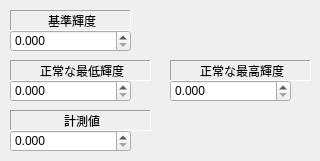
     <widget class="QWidget" name="R">
      <attribute name="title">
       <string>R</string>
      </attribute>
      <widget class="QDoubleSpinBox" name="doubleSpinBoxValueLightWholeR">
       <property name="geometry">
        <rect>
         <x>10</x>
         <y>130</y>
         <width>121</width>
         <height>22</height>
        </rect>
       </property>
       <property name="decimals">
        <number>3</number>
       </property>
       <property name="maximum">
        <double>1000.999000000000024</double>
       </property>
      </widget>
      <widget class="QLabel" name="label_7">
       <property name="geometry">
        <rect>
         <x>10</x>
         <y>10</y>
         <width>121</width>
         <height>21</height>
        </rect>
       </property>
       <property name="frameShape">
        <enum>QFrame::Panel</enum>
       </property>
       <property name="frameShadow">
        <enum>QFrame::Sunken</enum>
       </property>
       <property name="text">
        <string>基準輝度</string>
       </property>
       <property name="alignment">
        <set>Qt::AlignCenter|Qt::AlignHCenter|Qt::AlignLeading|Qt::AlignLeft|Qt::AlignVCenter</set>
       </property>
      </widget>
      <widget class="QDoubleSpinBox" name="doubleSpinBoxLowLightWholeR">
       <property name="geometry">
        <rect>
         <x>10</x>
         <y>80</y>
         <width>121</width>
         <height>22</height>
        </rect>
       </property>
       <property name="decimals">
        <number>3</number>
       </property>
       <property name="maximum">
        <double>1000.999000000000024</double>
       </property>
      </widget>
      <widget class="QLabel" name="label_10">
       <property name="geometry">
        <rect>
         <x>10</x>
         <y>60</y>
         <width>141</width>
         <height>21</height>
        </rect>
       </property>
       <property name="frameShape">
        <enum>QFrame::Panel</enum>
       </property>
       <property name="frameShadow">
        <enum>QFrame::Sunken</enum>
       </property>
       <property name="text">
        <string>正常な最低輝度</string>
       </property>
       <property name="alignment">
        <set>Qt::AlignCenter|Qt::AlignHCenter|Qt::AlignLeading|Qt::AlignLeft|Qt::AlignVCenter</set>
       </property>
      </widget>
      <widget class="QDoubleSpinBox" name="doubleSpinBoxRegLightWholeR">
       <property name="geometry">
        <rect>
         <x>10</x>
         <y>30</y>
         <width>121</width>
         <height>22</height>
        </rect>
       </property>
       <property name="decimals">
        <number>3</number>
       </property>
       <property name="maximum">
        <double>1000.999000000000024</double>
       </property>
      </widget>
      <widget class="QLabel" name="label_9">
       <property name="geometry">
        <rect>
         <x>10</x>
         <y>110</y>
         <width>141</width>
         <height>21</height>
        </rect>
       </property>
       <property name="frameShape">
        <enum>QFrame::Panel</enum>
       </property>
       <property name="frameShadow">
        <enum>QFrame::Sunken</enum>
       </property>
       <property name="text">
        <string>計測値</string>
       </property>
       <property name="alignment">
        <set>Qt::AlignCenter|Qt::AlignHCenter|Qt::AlignLeading|Qt::AlignLeft|Qt::AlignVCenter</set>
       </property>
      </widget>
      <widget class="QDoubleSpinBox" name="doubleSpinBoxHighLightWholeR">
       <property name="geometry">
        <rect>
         <x>170</x>
         <y>80</y>
         <width>121</width>
         <height>22</height>
        </rect>
       </property>
       <property name="decimals">
        <number>3</number>
       </property>
       <property name="maximum">
        <double>1000.999000000000024</double>
       </property>
      </widget>
      <widget class="QLabel" name="label_8">
       <property name="geometry">
        <rect>
         <x>170</x>
         <y>60</y>
         <width>141</width>
         <height>21</height>
        </rect>
       </property>
       <property name="frameShape">
        <enum>QFrame::Panel</enum>
       </property>
       <property name="frameShadow">
        <enum>QFrame::Sunken</enum>
       </property>
       <property name="text">
        <string>正常な最高輝度</string>
       </property>
       <property name="alignment">
        <set>Qt::AlignCenter|Qt::AlignHCenter|Qt::AlignLeading|Qt::AlignLeft|Qt::AlignVCenter</set>
       </property>
      </widget>
     </widget>
